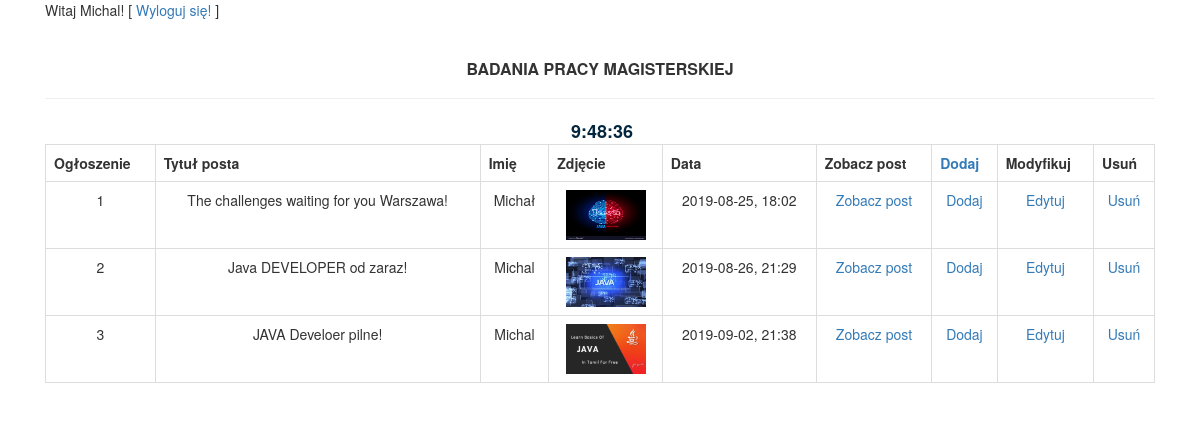
/blog_php/view_posts.php (signed in), run on the app's committed database.
### tables this page shows
CREATE TABLE IF NOT EXISTS `posts` (
  `post_id` int(10) NOT NULL AUTO_INCREMENT,
  `category_id` int(10) NOT NULL,
  `issued_by` int(10) NOT NULL,
  `post_title` varchar(100) NOT NULL,
  `post_date` text NOT NULL,
  `post_author` varchar(50) NOT NULL,
  `post_image` text NOT NULL,
  `post_content` text NOT NULL,
  PRIMARY KEY (`post_id`)
);

### blog_php/view_posts.php (the view, shortened to what this page needs)
<!DOCTYPE HTML>
<html lang="pl">
<head>
	<link rel="stylesheet" href="https://maxcdn.bootstrapcdn.com/bootstrap/3.4.0/css/bootstrap.min.css">
</head>
<body>
	<div class="container">
		<div class="col-md-12">
			<?php echo "<p>Witaj ".$_SESSION['user'].'! [ <a href="logout.php">Wyloguj się!</a> ]</p>';?>
				<br>
				<center>
					<table class="table table-bordered">
						<font size="3">
                               <tr>
                                       <h5><b><center>BADANIA PRACY MAGISTERSKIEJ</center></b></h5>
                               </tr>
                               <tr align="center">
                                   <th>Ogłoszenie</th>
                                   <th>Tytuł posta</th>
                                   <th>Imię</th>
                                   <th>Zdjęcie</th>
                                   <th>Data</th>
                                   <th>Zobacz post</th>
                                   <th><a href="insert_post.php?insert_post=<?php echo $post_id; ?>">Dodaj</a> </th>
                                   <th>Modyfikuj</th>
                                   <th>Usuń</th>
<hr>
<Godzina:
<div id="zegarek" style="FONT-WEIGHT:bold;font-size:18px;COLOR:#03263E; MARGIN-LEFT: 4PX;"></div>
                               <?php
                               include ("db.php");
							$issued_by = $_SESSION['id'];
                            $run_posts = $db -> query("select posts.post_title, posts.post_author, post_date, posts.post_id, posts.post_image from posts, users where posts.issued_by = users.id AND users.id  = '".$issued_by."'");
                               $i=1;
                               while($row_posts = $run_posts ->fetch(PDO::FETCH_ASSOC)) {
                                   $post_id = $row_posts ['post_id'];
                                   $post_title = $row_posts ['post_title'];
                                   $post_author = $row_posts ['post_author'];
                                   $mpost_image = $row_posts ['post_image'];
                                   $post_date = $row_posts ['post_date'];
                               ?>
                               <tr align="center">
                                   <td>
                                       <?php echo $i++; ?>
                                   </td>
                                   <td>
                                       <?php echo $post_title; ?>
                                   </td>
                                   <td>
                                       <?php echo $post_author; ?>
                                   </td>
                                   <td><a href="details.php?post=<?php echo $post_id;?>"><img src="news_images/<?php echo $mpost_image; ?>" width="80" height="50" /></a></td>
                                   <td>
                                       <?php echo $post_date; ?>
                                   </td>
						<td><a href="details.php?post=<?php echo $post_id; ?>">Zobacz post</a></td>
						<td><a href="insert_post.php?insert_post=<?php echo $post_id; ?>">Dodaj</a></td>
						<td><a href="edit_post.php?edit_post=<?php echo $post_id; ?>">Edytuj</a></td>
						<td><a href="includes/delete_post.php?delete_post=<?php echo $post_id; ?>">Usuń</a></td>
						</tr>
						<?php } ?>
</body>
<div class="col-xs-4">
</div>
</html>

### data on the page
posts: post_title "The challenges waiting for you Warszawa!", post_author "Michał", post_image (picture), post_date "2019-08-25, 18:02"
posts: post_title "Java DEVELOPER od zaraz!", post_author "Michal", post_image (picture), post_date "2019-08-26, 21:29"
posts: post_title "JAVA Develoer pilne!", post_author "Michal", post_image (picture), post_date "2019-09-02, 21:38"

### other printed values
$_SESSION['user'] "Michal"
